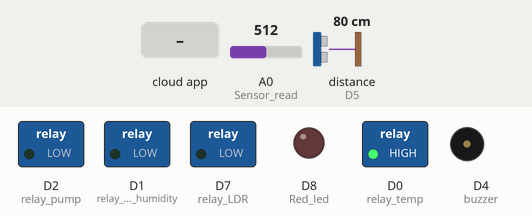
The sketch below on a simulated ESP8266 (NodeMCU). Shown: switched loads named in the sketch (green lamp = pin HIGH), output pins drawn as LEDs (lit = HIGH), buzzer (waves = sounding, pin HIGH). Dashed ring = blinking. The test bench sets the inputs (shaded band); at power-on: A0 (Sensor_read) = 512, distance to the obstacle (sensor on D5) 80 cm. The echo pulse lasts 58.3 µs per cm; the RemoteXY app is connected.

Above: at 1.3 s.
1.4 s: the phone or cloud app sets Turn_On_Pump to 1
At 1.9 s:
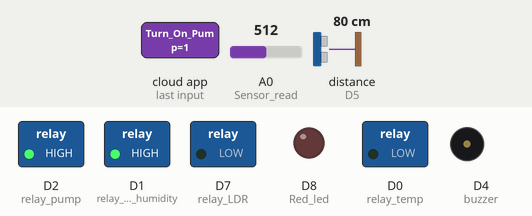
4.9 s: the phone or cloud app sets Turn_On_Pump to 0
At 6.4 s:
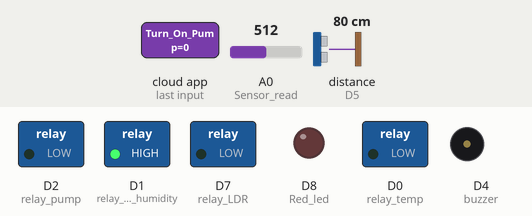
Timing chart, 0 to 15.0 s (numbered marks = the images above; inputs shaded):
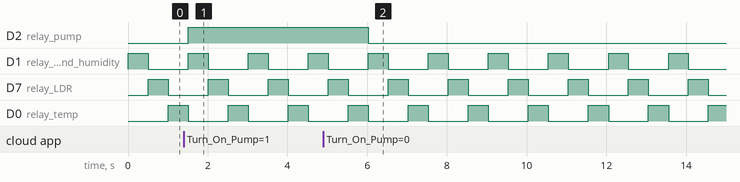

The sketch:

project.ino
```cpp
// (licence header left out)
//////////////////////////////////////////////
//        RemoteXY include library          //
//////////////////////////////////////////////

// RemoteXY select connection mode and include library
#define REMOTEXY_MODE__ESP8266WIFI_LIB_CLOUD
#include <ESP8266WiFi.h>

#include <RemoteXY.h>
#include <Ultrasonic.h>

// RemoteXY connection settings
#define REMOTEXY_WIFI_SSID "OPPO Reno Z"
#define REMOTEXY_WIFI_PASSWORD "nnnnnnnnnn1"
#define REMOTEXY_CLOUD_SERVER "cloud.remotexy.com"
#define REMOTEXY_CLOUD_PORT 6376
#define REMOTEXY_CLOUD_TOKEN "0b3827ed006a68d9750dbd3ae8dc3877"

Ultrasonic ultrasonic(D6, D5); //(tigger, echo)  >> echo>D5
int distance;

int relay_ground_humidity = D1;
int relay_LDR = D7;//*********************
int relay_temp = D0;
int relay_pump = D2;
int buzzer = D4;
int Sensor_read = A0;
int Red_led = D8; //********************

String ultraStr = "";
// RemoteXY configurate
#pragma pack(push, 1)
uint8_t RemoteXY_CONF[] =   // 133 bytes
{ 255, 1, 0, 24, 0, 126, 0, 16, 16, 1, 10, 48, 24, 18, 15, 15, 4, 26, 31, 79,
  78, 0, 31, 79, 70, 70, 0, 67, 5, 32, 43, 22, 6, 2, 26, 6, 67, 5, 32, 54,
  22, 6, 2, 26, 6, 67, 5, 32, 64, 22, 6, 2, 26, 6, 129, 0, 6, 44, 21, 4,
  178, 87, 97, 116, 101, 114, 32, 76, 101, 118, 101, 0, 129, 0, 6, 55, 21, 4, 0, 72,
  117, 109, 105, 100, 105, 116, 121, 0, 67, 5, 32, 74, 22, 6, 2, 26, 6, 129, 0, 6,
  65, 17, 4, 80, 83, 117, 110, 32, 76, 105, 103, 104, 116, 0, 129, 0, 5, 75, 23, 4,
  35, 84, 101, 109, 112, 101, 114, 97, 116, 117, 114, 101, 0
};

// this structure defines all the variables and events of your control interface
struct {


  // input variables
  uint8_t Turn_On_Pump; // =1 if state is ON, else =0


  // output variables
  //  char Ultrasonic_val[6];  // string UTF8 end zero
  //  char Humidity_val[6];  // string UTF8 end zero
  //  char LDR_val[6];  // string UTF8 end zero
  //  char temp_val[6];  // string UTF8 end zero
  String Ultrasonic_val;  // string UTF8 end zero
  String Humidity_val;  // string UTF8 end zero
  String LDR_val;
  String temp_val;  // string UTF8 end zero

  // other variable
  uint8_t connect_flag;  // =1 if wire connected, else =0

} RemoteXY;
#pragma pack(pop)

/////////////////////////////////////////////
//           END RemoteXY include          //
/////////////////////////////////////////////


void setup()
{
  RemoteXY_Init ();
  Serial.begin(115200);
  pinMode(relay_ground_humidity, OUTPUT);
  pinMode(relay_LDR, OUTPUT);
  pinMode(relay_pump, OUTPUT);
  pinMode(relay_temp, OUTPUT);
  pinMode(buzzer, OUTPUT);
  pinMode(Sensor_read, INPUT);
  pinMode(Red_led, OUTPUT);

  // TODO you setup code

}

void loop()
{
  RemoteXY_Handler ();

  distance = ultrasonic.read();

  //  digitalWrite(PIN_SWITCH_2, (RemoteXY.switch_2==1)?LOW:HIGH);
  if (RemoteXY.Turn_On_Pump == 1) {
    digitalWrite(relay_pump, HIGH);
  }
  else
    digitalWrite(relay_pump, LOW);

  ultraStr = distance + "";
  ultraStr += "CM";
  //  RemoteXY.Ultrasonic_val = ultraStr;
  //  if(Ultrasonic_val >= 30){
  //    digitalWrite(Red_led, HIGH);
  //  }

  for (int i = 0; i <= 2; i++) { //make i<=2
    if (i == 0) {
      digitalWrite(relay_LDR, LOW);
      digitalWrite(relay_ground_humidity, HIGH);
      digitalWrite(relay_temp, LOW);
      RemoteXY.Humidity_val = analogRead(Sensor_read);
    }
    else if (i == 1) {
      digitalWrite(relay_LDR, HIGH);
      digitalWrite(relay_ground_humidity, LOW);
      digitalWrite(relay_temp, LOW);
      RemoteXY.LDR_val = analogRead(Sensor_read);
    }
    else if (i == 2) {
      digitalWrite(relay_LDR, LOW);
      digitalWrite(relay_ground_humidity, LOW);
      digitalWrite(relay_temp, HIGH);
      RemoteXY.temp_val = analogRead(Sensor_read);
    }
    delay(500);
  }

  // TODO you loop code
  // use the RemoteXY structure for data transfer
  // do not call delay()


}
```

Measured:
- after the input at 1.4 s, D2 (relay_pump): LOW → HIGH after 0.11 s
- after the input at 4.9 s, D2 (relay_pump): HIGH → LOW after 1.1 s
- by itself, D1 (relay_ground_humidity), D7 (relay_LDR): alternates HIGH for 0.50 s and LOW for 1.0 s
- by itself, D0 (relay_temp): alternates HIGH for 0.51 s and LOW for 1.0 s
